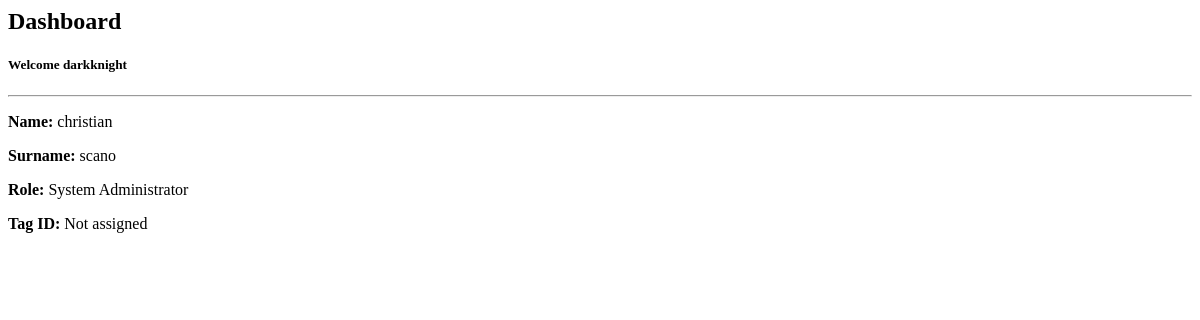
Page /dashboard (signed in) on the earlier database version.
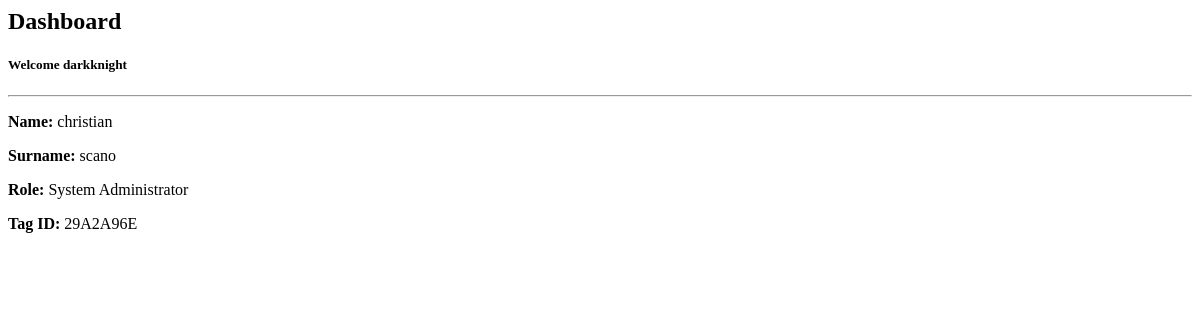
Same page on the later database version.
### app/models/sqlite.py (models this page shows, shortened)
class User(db.Model):
    __tablename__ = 'Users'
    id       = db.Column(db.Integer, primary_key=True)
    username = db.Column(db.String(30), unique=True, nullable=False)
    name     = db.Column(db.String(30), nullable=False)
    surname  = db.Column(db.String(30), nullable=False)
    role     = db.Column(db.Integer, nullable=False)
    password = db.Column(db.String(30), nullable=False)
    tag_id   = db.Column(db.String(10), unique=True)
    logs     = db.relationship('AccessLog', backref='user', lazy=True, cascade='all')
    @classmethod
    def find_user_by_id(cls, id):
        return cls.query.filter_by(id=id).first()
    def to_dict(self):
        return {
            'id'      : self.id,
            'username': self.username,
            'name'    : self.name,
            'surname' : self.surname,
            'role'    : code_to_user_role(self.role),
            'tag_id'  : self.tag_id
        }

### app/frontend/pages.py (the view)
@front.route('/dashboard')
@auth
def dashboard():
    user = User.find_user_by_id(session['id']).to_dict()
    if user['role'] == 'admin':
        user['role'] = 'System Manager'
    elif user['role'] == 'security':
        user['role'] = 'Security Staff'
    else:
        user['role'] = 'System Administrator'
    if user['tag_id'] is None:
        user['tag_id'] = 'Not assigned'
    return render_template('dashboard.html', user=user)

### app/utils.py (called while the page is built)
def auth(f):
    @wraps(f)
    def wrapper(*args, **kwargs):
        if 'id' not in session:
            return redirect(url_for('frontend.index'))
        return f(*args, **kwargs)
    return wrapper

def code_to_user_role(role):
    if role == 0:
        return 'admin'
    elif role == 1:
        return 'security'
    elif role == 2:
        return 'sysadmin'
    else:
        return 'unknown'

### app/frontend/templates/dashboard.html
<div class="vstack gap-3">
    <h2 class="my-4">Dashboard</h2>
    <div class="card mb-4">
        <div class="card-body">
            <h5 class="card-title mt-2 mb-4">Welcome {{ user.username }}</h5>
            <hr>
            <div class="row">
                <div class="col-md-4">
                    <p><strong>Name: </strong>{{ user.name }}</p>
                </div>
                <div class="col-md-4">
                    <p><strong>Surname: </strong>{{ user.surname }}</p>
                </div>
                <div class="col-md-4">
                    <p><strong>Role: </strong>{{ user.role }}</p>
                </div>
                {% if user.role != 'System Manager' %}
                <div class="col-md-4">
                    <p><strong>Tag ID: </strong>{{ user.tag_id }}</p>
                </div>
                {% endif %}
            </div>
        </div>
    </div>
</div>

Differences in the rows shown:
changed User "christian": tag_id (not shown) → "29A2A96E"
Other differences:
{{ user.tag_id }}: "Not assigned" → (not shown)
